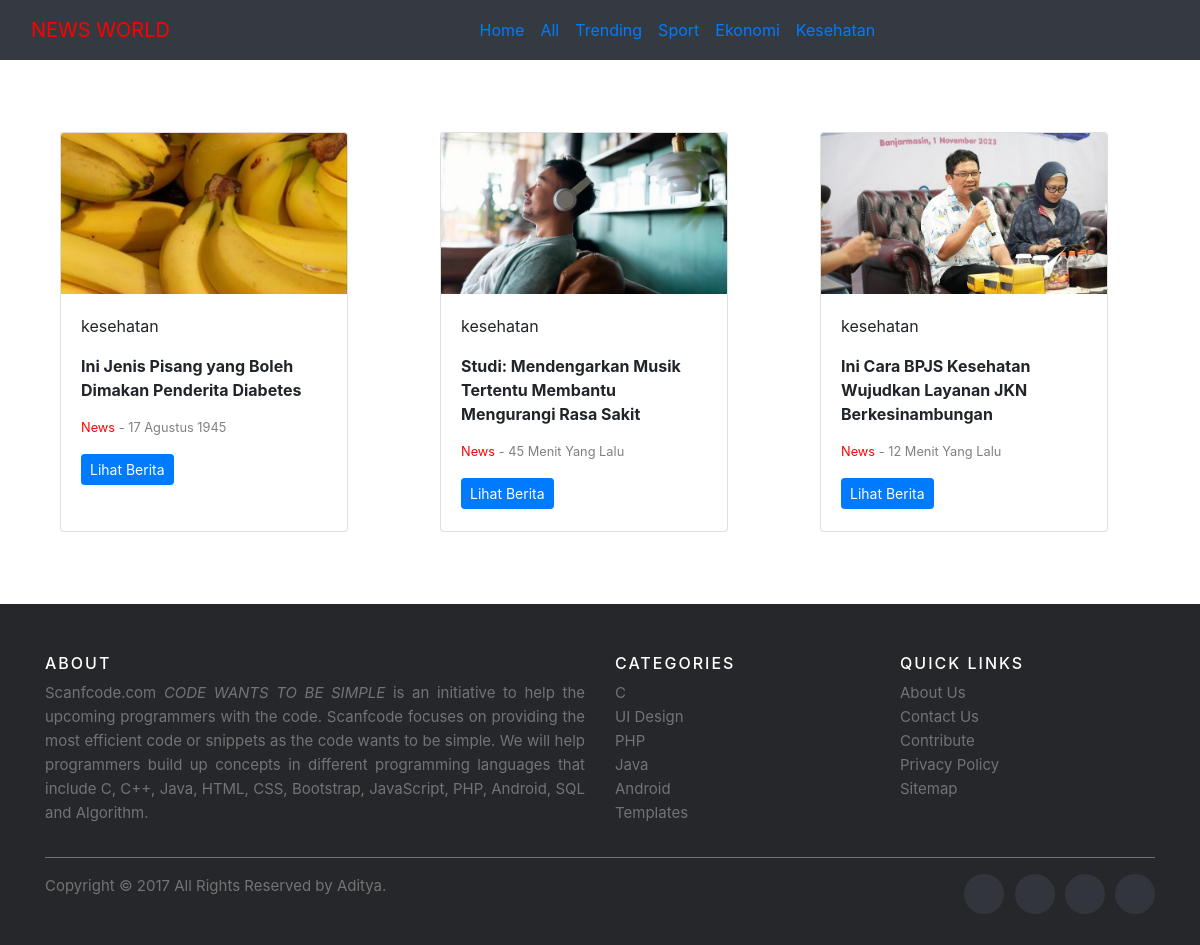
/kesehatan/, run on the app's committed database.
### News/models.py (models this page shows)
class berita(models.Model):
    STATUS =('publish','publish'),('draft','draft')
    judul = models.CharField(max_length=255)
    deskripsi = models.CharField(max_length=255,null=True)
    isi = models.CharField(max_length=9999)
    isi2 = models.CharField(max_length=9999,null=True)
    isi3 = models.CharField(max_length=9999,null=True)
    kategori = models.ForeignKey(kategori ,on_delete=models.CASCADE)
    kategoriID = models.IntegerField(null=True)
    gambar = models.ImageField(upload_to='media', height_field=None, width_field=None, max_length=100)
    namapenulis = models.CharField(max_length =255)
    publikasi = models.CharField(max_length =255,null=True)
    gambarpenulis = models.ImageField(upload_to='media', height_field=None, width_field=None, max_length=100,null=True)
    tanggal = models.CharField(max_length =255,null=True)
    status = models.CharField(choices=STATUS, max_length=200, null=True)

class kategori(models.Model):
    namakategori = models.CharField(max_length=225)
    def __str__(self):
        return self.namakategori

### News/views.py (the view)
# urls.py: path('kesehatan/',views.kesehatan, name='kesehtan'),
def kesehatan(request):
    berita = models.berita.objects.filter(status='publish')
    kategori = models.kategori.objects.all()
    catID = 4
    if catID :
        berita = models.berita.objects.filter(kategori=catID)
    else :
        berita = models.berita.objects.filter(status='publish')
    context = {'beritas' : berita, 'kategori' : kategori}
    return render(request, 'menu/kesehatan.html', context)

### News/templates/menu/kesehatan.html (shortened to what this page needs)
{% extends 'core/base.html' %}
    {% block htmlhead %}
    {% load static %}
    <link rel="stylesheet" type="text/css" href="{% static 'index.css' %}">
    {% endblock htmlhead %}
    {% block content %}
    <br><br><br>
    <div class="container">
      <div class="row">
          {% for berita in beritas %}
        <div class="col-4">
          <div class="col">
              <div class="card" style="width: 18rem; height: 25rem;">
                  <img src="{{berita.gambar.url}}" class="card-img-top" alt="...">
                  <div class="card-body">
                      <p>{{berita.kategori}}</p>
                      <p class="card-title"><strong>{{berita.judul}}</strong></p>
                      <p class="card-text"><small class="text-body-secondary"><span style="color: red;">News</span> <span style="color: grey;"> - {{berita.publikasi}}</span></small></p>
                      <button type="button" class="btn btn-primary btn-sm"><a href="{% url 'News:topik' berita.id %}" style="color: white;">Lihat Berita</a></button>
                  </div>
                </div>
            </div>
        </div>
        {% endfor %}
      </div>
  </div>
  <br><br><br>
  <footer class="site-footer">
    <div class="container">
      <div class="row">
        <div class="col-sm-12 col-md-6">
          <h6>About</h6>
          <p class="text-justify">Scanfcode.com <i>CODE WANTS TO BE SIMPLE </i> is an initiative  to help the upcoming programmers with the code. Scanfcode focuses on providing the most efficient code or snippets as the code wants to be simple. We will help programmers build up concepts in different programming languages that include C, C++, Java, HTML, CSS, Bootstrap, JavaScript, PHP, Android, SQL and Algorithm.</p>
        </div>
        <div class="col-xs-6 col-md-3">
          <h6>Categories</h6>
          <ul class="footer-links">
            <li><a href="http://scanfcode.com/category/c-language/">C</a></li>
            <li><a href="http://scanfcode.com/category/front-end-development/">UI Design</a></li>
            <li><a href="http://scanfcode.com/category/back-end-development/">PHP</a></li>
            <li><a href="http://scanfcode.com/category/java-programming-language/">Java</a></li>
            <li><a href="http://scanfcode.com/category/android/">Android</a></li>
            <li><a href="http://scanfcode.com/category/templates/">Templates</a></li>
          </ul>
        </div>
        <div class="col-xs-6 col-md-3">
          <h6>Quick Links</h6>
          <ul class="footer-links">
            <li><a href="http://scanfcode.com/about/">About Us</a></li>
            <li><a href="http://scanfcode.com/contact/">Contact Us</a></li>
            <li><a href="http://scanfcode.com/contribute-at-scanfcode/">Contribute</a></li>
            <li><a href="http://scanfcode.com/privacy-policy/">Privacy Policy</a></li>
            <li><a href="http://scanfcode.com/sitemap/">Sitemap</a></li>
          </ul>
        </div>
      </div>
      <hr>
    </div>
    <div class="container">
      <div class="row">
        <div class="col-md-8 col-sm-6 col-xs-12">
          <p class="copyright-text">Copyright &copy; 2017 All Rights Reserved by
       <a href="#">Aditya</a>.
          </p>
        </div>
        <div class="col-md-4 col-sm-6 col-xs-12">
          <ul class="social-icons">
            <li><a class="facebook" href="#"></a></li>
            <li><a class="twitter" href="#"></a></li>
            <li><a class="dribbble" href="#"></a></li>
            <li><a class="linkedin" href="#"></a></li>
          </ul>
        </div>
      </div>
    </div>
</footer>
    {% endblock %}

### static/index.css (style rules this page uses)
.site-footer { background-color:#26272b; padding:45px 0 20px; font-size:15px; line-height:24px; color:#737373; }
.site-footer hr { border-top-color:#bbb; opacity:0.5 }
.site-footer h6 { color:#fff; font-size:16px; text-transform:uppercase; margin-top:5px; letter-spacing:2px }
.site-footer a { color:#737373; }
.footer-links { padding-left:0; list-style:none }
.footer-links li { display:block }
.footer-links a { color:#737373 }
.site-footer .social-icons { text-align:right }
.site-footer .social-icons a { width:40px; height:40px; line-height:40px; margin-left:6px; margin-right:0; border-radius:100%; background-color:#33353d }
.copyright-text { margin:0 }
.social-icons { padding-left:0; margin-bottom:0; list-style:none }
.social-icons li { display:inline-block; margin-bottom:4px }
.social-icons a { background-color:#eceeef; color:#818a91; font-size:16px; display:inline-block; line-height:44px; width:44px; height:44px; text-align:center; margin-right:8px; border-radius:100%; -webkit-transition:all .2s linear; -o-transition:all .2s linear; transition:all .2s linear }

### data on the page
berita: gambar (picture), kategori "kesehatan", judul "Ini Jenis Pisang yang Boleh Dimakan Penderita Diabetes", publikasi "17 Agustus 1945"
berita: gambar (picture), kategori "kesehatan", judul "Studi: Mendengarkan Musik Tertentu Membantu Mengurangi Rasa Sakit", publikasi "45 Menit Yang Lalu"
berita: gambar (picture), kategori "kesehatan", judul "Ini Cara BPJS Kesehatan Wujudkan Layanan JKN Berkesinambungan", publikasi "12 Menit Yang Lalu"
